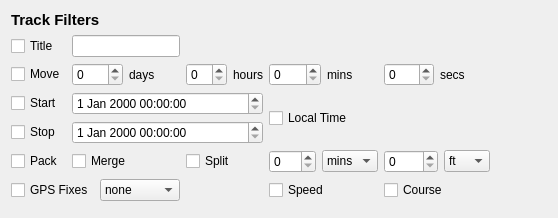
<?xml version="1.0" encoding="UTF-8"?>
<ui version="4.0">
 <class>TrackWidget</class>
 <widget class="QWidget" name="TrackWidget">
  <property name="geometry">
   <rect>
    <x>0</x>
    <y>0</y>
    <width>558</width>
    <height>218</height>
   </rect>
  </property>
  <property name="windowTitle">
   <string>Track Filter Options</string>
  </property>
  <property name="whatsThis">
   <string>This filter performs various operations on track data. </string>
  </property>
  <layout class="QGridLayout" name="gridLayout_2">
   <item row="0" column="0">
    <layout class="QGridLayout" name="gridLayout">
     <item row="0" column="0" colspan="2">
      <widget class="QLabel" name="label">
       <property name="font">
        <font>
         <pointsize>11</pointsize>
         <weight>75</weight>
         <bold>true</bold>
        </font>
       </property>
       <property name="whatsThis">
        <string/>
       </property>
       <property name="text">
        <string>Track Filters</string>
       </property>
      </widget>
     </item>
     <item row="1" column="0">
      <widget class="QCheckBox" name="titleCheck">
       <property name="toolTip">
        <string>Basic title for track</string>
       </property>
       <property name="whatsThis">
        <string>Basic title for new track(s). 
This option specifies a title for tracks generated by the track filter. By default, the title of the new track is composed of the start time of the track appended to this value. 
If this value contains a percent (%) character, it is treated as a format string for the POSIX strftime function, allowing custom time-based track names. </string>
       </property>
       <property name="text">
        <string>Title</string>
       </property>
      </widget>
     </item>
     <item row="1" column="1">
      <widget class="QLineEdit" name="titleText">
       <property name="toolTip">
        <string>the title of the new track is composed of the start time of the track appended to this value. </string>
       </property>
      </widget>
     </item>
     <item row="2" column="0">
      <widget class="QCheckBox" name="moveCheck">
       <property name="toolTip">
        <string>Correct track point timestamps by specified amount</string>
       </property>
       <property name="whatsThis">
        <string>Correct trackpoint timestamps by a delta. 
This option changes the time of all trackpoints. This might be useful if your track must be moved by one or more hours because of an incorrect time zone. </string>
       </property>
       <property name="text">
        <string>Move</string>
       </property>
      </widget>
     </item>
     <item row="2" column="1">
      <layout class="QHBoxLayout" name="horizontalLayout_5">
       <item>
        <widget class="QSpinBox" name="daysSpin"/>
       </item>
       <item>
        <widget class="QLabel" name="daysLabel">
         <property name="text">
          <string>days</string>
         </property>
        </widget>
       </item>
      </layout>
     </item>
     <item row="2" column="2">
      <layout class="QHBoxLayout" name="horizontalLayout_4">
       <item>
        <widget class="QSpinBox" name="hoursSpin"/>
       </item>
       <item>
        <widget class="QLabel" name="hoursLabel">
         <property name="text">
          <string>hours</string>
         </property>
        </widget>
       </item>
      </layout>
     </item>
     <item row="2" column="3">
      <layout class="QHBoxLayout" name="horizontalLayout_2">
       <item>
        <widget class="QSpinBox" name="minsSpin"/>
       </item>
       <item>
        <widget class="QLabel" name="minsLabel">
         <property name="text">
          <string>mins</string>
         </property>
        </widget>
       </item>
      </layout>
     </item>
     <item row="2" column="4">
      <layout class="QHBoxLayout" name="horizontalLayout">
       <item>
        <widget class="QSpinBox" name="secsSpin"/>
       </item>
       <item>
        <widget class="QLabel" name="secsLabel">
         <property name="text">
          <string>secs</string>
         </property>
        </widget>
       </item>
      </layout>
     </item>
     <item row="3" column="0">
      <widget class="QCheckBox" name="startCheck">
       <property name="sizePolicy">
        <sizepolicy hsizetype="Fixed" vsizetype="Fixed">
         <horstretch>0</horstretch>
         <verstretch>0</verstretch>
        </sizepolicy>
       </property>
       <property name="toolTip">
        <string>Use track pts. after this time. </string>
       </property>
       <property name="whatsThis">
        <string>Use only track points after this timestamp.

This option is used along with the stop to discard trackpoints that were recorded outside of a specific period of time. This option specifies the beginning of the time period. </string>
       </property>
       <property name="text">
        <string>Start</string>
       </property>
      </widget>
     </item>
     <item row="3" column="1" colspan="2">
      <widget class="QDateTimeEdit" name="startEdit">
       <property name="toolTip">
        <string>Use track pts. after this time. </string>
       </property>
      </widget>
     </item>
     <item row="3" column="3" rowspan="2">
      <widget class="QCheckBox" name="TZCheck">
       <property name="toolTip">
        <string>If checked, time specified here is based on this computer's current time zone. </string>
       </property>
       <property name="whatsThis">
        <string>If checked, the times specified here are based on the local computer's time zone.  Otherwise it is UTC.</string>
       </property>
       <property name="text">
        <string>Local Time</string>
       </property>
      </widget>
     </item>
     <item row="4" column="0">
      <widget class="QCheckBox" name="stopCheck">
       <property name="sizePolicy">
        <sizepolicy hsizetype="Fixed" vsizetype="Fixed">
         <horstretch>0</horstretch>
         <verstretch>0</verstretch>
        </sizepolicy>
       </property>
       <property name="toolTip">
        <string>Use track pts before this time. </string>
       </property>
       <property name="whatsThis">
        <string> Use only track points before this timestamp.

This option is used in conjunction with the start option to discard all trackpoints outside of a given period of time. This option defines the end of the time period. </string>
       </property>
       <property name="text">
        <string>Stop</string>
       </property>
      </widget>
     </item>
     <item row="4" column="1" colspan="2">
      <widget class="QDateTimeEdit" name="stopEdit">
       <property name="toolTip">
        <string>Use track pts before this time. </string>
       </property>
      </widget>
     </item>
     <item row="5" column="0">
      <widget class="QCheckBox" name="packCheck">
       <property name="toolTip">
        <string>Pack all tracks into one. </string>
       </property>
       <property name="whatsThis">
        <string>Pack all tracks into one.

This option causes all tracks to be appended to one another to form a single track. This option does not work if any two tracks overlap in time; in that case, consider using the merge option.

This option is most useful for rejoining tracks that might have been interrupted by an equipment malfunction or an overnight stop. </string>
       </property>
       <property name="text">
        <string>Pack</string>
       </property>
      </widget>
     </item>
     <item row="5" column="1">
      <widget class="QCheckBox" name="mergeCheck">
       <property name="toolTip">
        <string>Merge multiple tracks for the same way.</string>
       </property>
       <property name="whatsThis">
        <string> Merge multiple tracks for the same way.

This option puts all track points from all tracks into a single track and sorts them by time stamp. Points with identical time stamps will be dropped. </string>
       </property>
       <property name="text">
        <string>Merge</string>
       </property>
      </widget>
     </item>
     <item row="5" column="2">
      <widget class="QCheckBox" name="splitCheck">
       <property name="toolTip">
        <string>Split tracks. </string>
       </property>
       <property name="whatsThis">
        <string>Split by date or time interval 

The input track will be split into several tracks depending on date of track points. If there is more than one track, use the pack option before before using this. 

If the input has multiple tracks, pack them together before splitting them back apart per day.
</string>
       </property>
       <property name="text">
        <string>Split</string>
       </property>
      </widget>
     </item>
     <item row="5" column="3">
      <layout class="QHBoxLayout" name="horizontalLayout_6">
       <item>
        <widget class="QSpinBox" name="splitTimeSpin">
         <property name="toolTip">
          <string>If nonzero, the track will be split if the time between two points is greater than this parameter.   If zero, the track will be split by date. </string>
         </property>
         <property name="maximum">
          <number>500</number>
         </property>
        </widget>
       </item>
       <item>
        <widget class="QComboBox" name="splitTimeCombo">
         <item>
          <property name="text">
           <string>mins</string>
          </property>
         </item>
         <item>
          <property name="text">
           <string>hrs</string>
          </property>
         </item>
         <item>
          <property name="text">
           <string>days</string>
          </property>
         </item>
        </widget>
       </item>
      </layout>
     </item>
     <item row="5" column="4">
      <layout class="QHBoxLayout" name="horizontalLayout_7">
       <item>
        <widget class="QSpinBox" name="splitDistSpin">
         <property name="toolTip">
          <string>If nonzero, the input track will be split into several tracks if the distance between successive track points is greater than the distance given as a parameter. </string>
         </property>
         <property name="maximum">
          <number>5280</number>
         </property>
        </widget>
       </item>
       <item>
        <widget class="QComboBox" name="splitDistCombo">
         <item>
          <property name="text">
           <string>ft</string>
          </property>
         </item>
         <item>
          <property name="text">
           <string>m</string>
          </property>
         </item>
         <item>
          <property name="text">
           <string>km</string>
          </property>
         </item>
         <item>
          <property name="text">
           <string>mi</string>
          </property>
         </item>
        </widget>
       </item>
      </layout>
     </item>
     <item row="6" column="0" colspan="2">
      <widget class="QWidget" name="widget_5" native="true">
       <property name="toolTip">
        <string>Synthesize GPS Fixes. </string>
       </property>
       <property name="whatsThis">
        <string>Synthesize GPS fixes (PPS, DGPS, 3D, 2D, NONE).

This option sets the GPS fix status for all trackpoints to the specified value. Valid values for this option are PPS, DGPS, 3D, 2D, or NONE.

This option is most useful when converting from a format that doesn't contain GPS fix status to one that requires it. </string>
       </property>
       <layout class="QHBoxLayout" name="horizontalLayout_3">
        <property name="margin">
         <number>0</number>
        </property>
        <item>
         <widget class="QCheckBox" name="GPSFixesCheck">
          <property name="sizePolicy">
           <sizepolicy hsizetype="Fixed" vsizetype="Fixed">
            <horstretch>0</horstretch>
            <verstretch>0</verstretch>
           </sizepolicy>
          </property>
          <property name="text">
           <string>GPS Fixes</string>
          </property>
         </widget>
        </item>
        <item>
         <widget class="QComboBox" name="GPSFixesCombo">
          <item>
           <property name="text">
            <string>none</string>
           </property>
          </item>
          <item>
           <property name="text">
            <string>pps</string>
           </property>
          </item>
          <item>
           <property name="text">
            <string>dgps</string>
           </property>
          </item>
          <item>
           <property name="text">
            <string>3d</string>
           </property>
          </item>
          <item>
           <property name="text">
            <string>2d</string>
           </property>
          </item>
         </widget>
        </item>
       </layout>
       <zorder>GPSFixesCombo</zorder>
       <zorder>GPSFixesCheck</zorder>
      </widget>
     </item>
     <item row="6" column="3">
      <widget class="QCheckBox" name="speedCheck">
       <property name="toolTip">
        <string>Synthesize speed. </string>
       </property>
       <property name="whatsThis">
        <string>Synthesize speed.

This option computes a value for the GPS speed at each trackpoint. This is most useful with trackpoints from formats that don't support speed information or for trackoints synthesized by the interpolate filter. The speed at each trackpoint is the average speed from the previous trackpoint (distance divided by time). The first trackpoint in each track is assigned a speed of &quot;unknown.&quot; </string>
       </property>
       <property name="text">
        <string>Speed</string>
       </property>
      </widget>
     </item>
     <item row="6" column="4">
      <widget class="QCheckBox" name="courseCheck">
       <property name="toolTip">
        <string>Synthesize course.</string>
       </property>
       <property name="whatsThis">
        <string>Synthesize course.

This option computes (or recomputes) a value for the GPS heading at each trackpoint. This is most useful with trackpoints from formats that don't support heading information or for trackpoints synthesized by the interpolate filter. The heading at each trackpoint is simply the course from the previous trackpoint in the track. The first trackpoint in each track is arbitrarily assigned a heading of 0 degrees. </string>
       </property>
       <property name="text">
        <string>Course</string>
       </property>
      </widget>
     </item>
    </layout>
   </item>
   <item row="0" column="1">
    <spacer name="horizontalSpacer">
     <property name="orientation">
      <enum>Qt::Horizontal</enum>
     </property>
     <property name="sizeHint" stdset="0">
      <size>
       <width>1</width>
       <height>20</height>
      </size>
     </property>
    </spacer>
   </item>
   <item row="1" column="0">
    <spacer name="verticalSpacer">
     <property name="orientation">
      <enum>Qt::Vertical</enum>
     </property>
     <property name="sizeHint" stdset="0">
      <size>
       <width>10</width>
       <height>2</height>
      </size>
     </property>
    </spacer>
   </item>
  </layout>
 </widget>
 <resources/>
 <connections/>
</ui>
